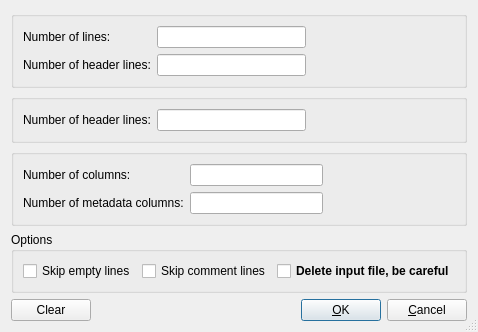
<?xml version="1.0" encoding="UTF-8"?>
<ui version="4.0">
 <class>SplitFileDialog</class>
 <widget class="QDialog" name="SplitFileDialog">
  <property name="geometry">
   <rect>
    <x>0</x>
    <y>0</y>
    <width>435</width>
    <height>289</height>
   </rect>
  </property>
  <property name="windowTitle">
   <string>Delete lines dialog</string>
  </property>
  <property name="sizeGripEnabled">
   <bool>true</bool>
  </property>
  <layout class="QGridLayout" name="gridLayout_5">
   <item row="0" column="0">
    <widget class="QGroupBox" name="groupBox_SplitByLines">
     <property name="title">
      <string/>
     </property>
     <layout class="QGridLayout" name="gridLayout_2">
      <item row="0" column="0">
       <widget class="QLabel" name="NumberOfLines_label">
        <property name="text">
         <string>Number of lines:</string>
        </property>
       </widget>
      </item>
      <item row="0" column="1">
       <widget class="QLineEdit" name="NumberOfLines_lineEdit_1"/>
      </item>
      <item row="0" column="2">
       <spacer name="horizontalSpacer_2">
        <property name="orientation">
         <enum>Qt::Horizontal</enum>
        </property>
        <property name="sizeHint" stdset="0">
         <size>
          <width>132</width>
          <height>17</height>
         </size>
        </property>
       </spacer>
      </item>
      <item row="1" column="0">
       <widget class="QLabel" name="label_2">
        <property name="text">
         <string>Number of header lines:</string>
        </property>
       </widget>
      </item>
      <item row="1" column="1">
       <widget class="QLineEdit" name="NumberOfHeaderLines_lineEdit_1"/>
      </item>
      <item row="1" column="2">
       <spacer name="horizontalSpacer_3">
        <property name="orientation">
         <enum>Qt::Horizontal</enum>
        </property>
        <property name="sizeHint" stdset="0">
         <size>
          <width>132</width>
          <height>17</height>
         </size>
        </property>
       </spacer>
      </item>
     </layout>
    </widget>
   </item>
   <item row="1" column="0">
    <widget class="QGroupBox" name="groupBox_SplitByLargeFiles">
     <property name="title">
      <string/>
     </property>
     <layout class="QGridLayout" name="gridLayout_4">
      <item row="0" column="0">
       <widget class="QLabel" name="label_5">
        <property name="text">
         <string>Number of header lines:</string>
        </property>
       </widget>
      </item>
      <item row="0" column="1">
       <widget class="QLineEdit" name="NumberOfHeaderLines_lineEdit_2"/>
      </item>
      <item row="0" column="2">
       <spacer name="horizontalSpacer_7">
        <property name="orientation">
         <enum>Qt::Horizontal</enum>
        </property>
        <property name="sizeHint" stdset="0">
         <size>
          <width>132</width>
          <height>17</height>
         </size>
        </property>
       </spacer>
      </item>
     </layout>
    </widget>
   </item>
   <item row="2" column="0">
    <widget class="QGroupBox" name="groupBox_SplitByColumns">
     <property name="title">
      <string/>
     </property>
     <layout class="QGridLayout" name="gridLayout_3">
      <item row="0" column="0">
       <widget class="QLabel" name="label_3">
        <property name="text">
         <string>Number of columns:</string>
        </property>
       </widget>
      </item>
      <item row="0" column="1">
       <widget class="QLineEdit" name="NumberOfColumns_lineEdit_3"/>
      </item>
      <item row="0" column="2">
       <spacer name="horizontalSpacer_4">
        <property name="orientation">
         <enum>Qt::Horizontal</enum>
        </property>
        <property name="sizeHint" stdset="0">
         <size>
          <width>105</width>
          <height>17</height>
         </size>
        </property>
       </spacer>
      </item>
      <item row="1" column="0">
       <widget class="QLabel" name="label_4">
        <property name="text">
         <string>Number of metadata columns:</string>
        </property>
       </widget>
      </item>
      <item row="1" column="1">
       <widget class="QLineEdit" name="NumberOfMetadataColumns_lineEdit_3"/>
      </item>
      <item row="1" column="2">
       <spacer name="horizontalSpacer_5">
        <property name="orientation">
         <enum>Qt::Horizontal</enum>
        </property>
        <property name="sizeHint" stdset="0">
         <size>
          <width>105</width>
          <height>17</height>
         </size>
        </property>
       </spacer>
      </item>
     </layout>
    </widget>
   </item>
   <item row="3" column="0">
    <widget class="QGroupBox" name="groupBox_Options">
     <property name="title">
      <string>Options</string>
     </property>
     <layout class="QGridLayout" name="gridLayout">
      <item row="0" column="0">
       <widget class="QCheckBox" name="SkipEmptyLines_checkBox">
        <property name="text">
         <string>Skip empty lines</string>
        </property>
       </widget>
      </item>
      <item row="0" column="1">
       <widget class="QCheckBox" name="SkipCommentLines_checkBox">
        <property name="text">
         <string>Skip comment lines</string>
        </property>
       </widget>
      </item>
      <item row="0" column="2">
       <widget class="QCheckBox" name="DeleteInputFile_checkBox">
        <property name="font">
         <font>
          <weight>75</weight>
          <bold>true</bold>
         </font>
        </property>
        <property name="text">
         <string>Delete input file, be careful</string>
        </property>
       </widget>
      </item>
     </layout>
    </widget>
   </item>
   <item row="4" column="0">
    <layout class="QHBoxLayout" name="horizontalLayout">
     <item>
      <widget class="QPushButton" name="ClearAll_pushButton">
       <property name="text">
        <string>Clear</string>
       </property>
      </widget>
     </item>
     <item>
      <spacer name="horizontalSpacer">
       <property name="orientation">
        <enum>Qt::Horizontal</enum>
       </property>
       <property name="sizeHint" stdset="0">
        <size>
         <width>40</width>
         <height>20</height>
        </size>
       </property>
      </spacer>
     </item>
     <item>
      <widget class="QPushButton" name="OK_pushButton">
       <property name="text">
        <string>&amp;OK</string>
       </property>
       <property name="default">
        <bool>true</bool>
       </property>
      </widget>
     </item>
     <item>
      <widget class="QPushButton" name="Cancel_pushButton">
       <property name="text">
        <string>&amp;Cancel</string>
       </property>
      </widget>
     </item>
    </layout>
   </item>
  </layout>
 </widget>
 <tabstops>
  <tabstop>NumberOfLines_lineEdit_1</tabstop>
  <tabstop>NumberOfHeaderLines_lineEdit_1</tabstop>
  <tabstop>NumberOfHeaderLines_lineEdit_2</tabstop>
  <tabstop>NumberOfColumns_lineEdit_3</tabstop>
  <tabstop>NumberOfMetadataColumns_lineEdit_3</tabstop>
  <tabstop>SkipEmptyLines_checkBox</tabstop>
  <tabstop>SkipCommentLines_checkBox</tabstop>
  <tabstop>DeleteInputFile_checkBox</tabstop>
  <tabstop>ClearAll_pushButton</tabstop>
  <tabstop>OK_pushButton</tabstop>
  <tabstop>Cancel_pushButton</tabstop>
 </tabstops>
 <resources/>
 <connections/>
</ui>
